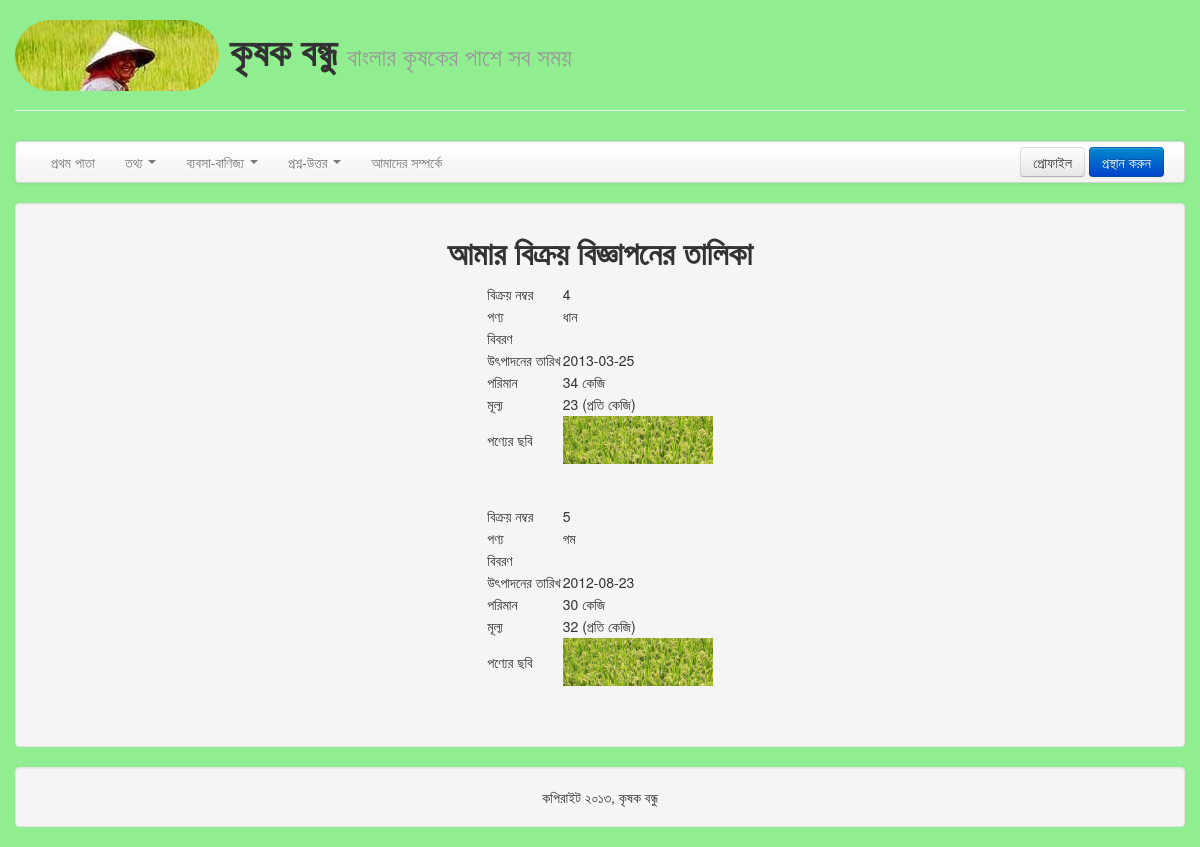
The page /index.php/product/showSell (signed in) on the database its author committed.
### tables this page shows
CREATE TABLE IF NOT EXISTS `sell` (
  `sell_id` int(255) NOT NULL AUTO_INCREMENT,
  `user_id` int(255) NOT NULL,
  `amount` double NOT NULL,
  `price` double NOT NULL,
  `production_date` date NOT NULL,
  `description` text NOT NULL,
  `image_name` text NOT NULL,
  `post_date` timestamp NOT NULL DEFAULT CURRENT_TIMESTAMP,
  `title` varchar(20) DEFAULT NULL,
  PRIMARY KEY (`sell_id`),
  KEY `crop` (`title`),
  KEY `user` (`user_id`)
);

### application/controllers/product.php (called while the page is built, shortened)
<?php
class Product extends CI_Controller{
		public function __construct()
		{
			$this->load->model("dbmodel");
			$this->load->helper("url");
			$this->load->helper(array('form', 'url'));
			$this->load->helper('array');
			$this->load->library('form_validation');
		}
		public function showSell(){
			$image = $this->dbmodel->showPost($_SESSION['id']);
			$data = array('image'=>$image, 'user_id'=>$_SESSION['id']);
			$this->load->view('template/header');
			$this->load->view('template/menubar', $this->models->generate_menubar_data());
			$this->load->view('show_post',$data);
			$this->load->view('template/footer');
		}
}
?>

### index.php (called while the page is built, shortened)
<?php
require_once BASEPATH.'core/CodeIgniter.php';

### application/models/dbmodel.php (called while the page is built, shortened)
<?php
class Dbmodel extends CI_Model{
			public function showPost($id){
			$query = "select * from sell where user_id='".$id."';";
			$result = $this->db->query($query);
			return $result;
		}
}
?>

### application/views/show_post.php (the view)
               <div class="row-fluid">
<div class="span12 well">
       				<h2 align="center">আমার বিক্রয় বিজ্ঞাপনের তালিকা  </h2>
		<?php foreach($image->result_array() as $row){?>
		<table align="center">
				 	<tr><td>বিক্রয় নম্বর</td>
							<td><?php echo $row['sell_id']?></td>
					</tr>
					<tr><td>পণ্য</td>
							<td><?php echo $row['title']?></td>
					</tr>
					<tr><td>বিবরণ</td>
                           	<td><?php echo $row['description']?></td>
					</tr>
				<tr><td>উৎপাদনের তারিখ</td>
							<td><?php echo $row['production_date']?></td>
					</tr>
					<tr><td>পরিমান</td>
							<td><?php echo $row['amount']?> কেজি</td>
					</tr>
					<tr><td>মূল্য</td>
							<td><?php echo $row['price']?> (প্রতি কেজি)</td>
					</tr>
					<tr><td>পণ্যের ছবি</td>
							<td><img src="<?php echo base_url()."uploads/".$row['image_name']; ?>" height="150px" width="150px"/></td>
					</tr>
	</table>
	<br /><br/>
<?php } ?>
    			</div>
    			</div>

### rows shown on the page
sell: sell_id "4", title "ধান", production_date "2013-03-25", amount "34", price "23", image_name (picture)
sell: sell_id "5", title "গম", production_date "2012-08-23", amount "30", price "32", image_name (picture)
